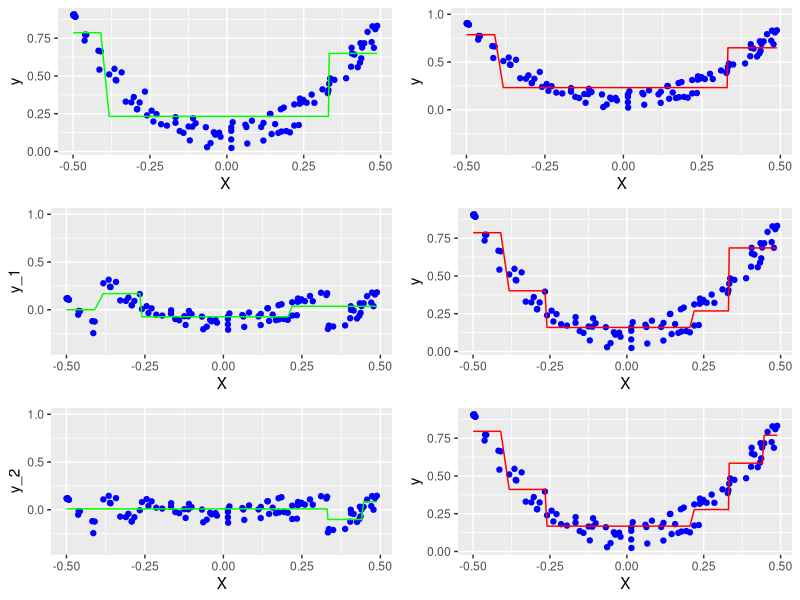

Source code (R): (Note: this script raises an error after producing the figure.)
## ---- chunk 1
library(tidyverse)
library(rpart)
library(caret)

set.seed(42)
X <- runif(100, 0, 1) - 0.5
y <- 3*X**2 + 0.05 * runif(100,0,4)

df <- cbind(X,y) %>% as_tibble()

rm(X,y)

## ---- chunk 2
tree_1 <- rpart(y~X, data=df, method='anova', control=list(cp=0.0000001, maxdepth=2))                

df <- df %>% mutate(h_1 = predict(tree_1, df),
                p_1 = h_1,
                y_1 = y - p_1)

## ---- chunk 3
tree_2 <- rpart(y_1~X, data=df, method='anova', control=list(cp=0.0000001, maxdepth=2))                
df <- df %>% mutate(h_2 = predict(tree_2, df),
                    p_2 = p_1 + h_2,
                    y_2 = y - p_2)
## ---- chunk 4
tree_3 <- rpart(y_2~X, data=df, method='anova', control=list(cp=0.0000001, maxdepth=2))                

df <- df %>% mutate(h_3 = predict(tree_3, df),
                    p_3 = p_2 + h_3,
                    y_3 = y - p_3)

tree_4 <- rpart(y_3~X, data=df, method='anova', control=list(cp=0.0000001, maxdepth=2))                

df <- df %>% mutate(h_4 = predict(tree_4, df),
                    p_4 = p_3 + h_4,
                    y_4 = y - p_4)

tree_5 <- rpart(y_4~X, data=df, method='anova', control=list(cp=0.0000001, maxdepth=2))                

df <- df %>% mutate(h_5 = predict(tree_5, df),
                    p_5 = p_4 + h_5,
                    y_5 = y - p_5)

tree_6 <- rpart(y_5~X, data=df, method='anova', control=list(cp=0.0000001, maxdepth=2))                

df <- df %>% mutate(h_6 = predict(tree_6, df),
                    p_6 = p_5 + h_6,
                    y_6 = y - p_6)

## ---- chunk 5
ggpubr::ggarrange(ncol=2, nrow=3,
                  ggplot(df) + 
                          geom_point(aes(x=X, y=y), color='blue') + 
                          geom_line(aes(x=X, y=h_1), color='green'),
                  ggplot(df) + 
                          geom_point(aes(x=X, y=y), color='blue') + 
                          geom_line(aes(x=X, y=p_1), color='red') +
                          scale_y_continuous(limits=c(-0.4,1)),
                  ggplot(df) + 
                          geom_point(aes(x=X, y=y_1), color='blue') + 
                          geom_line(aes(x=X, y=h_2), color='green') +
                          scale_y_continuous(limits=c(-0.4,1)),
                  ggplot(df) + 
                          geom_point(aes(x=X, y=y), color='blue') + 
                          geom_line(aes(x=X, y=p_2), color='red'),
                  ggplot(df) + 
                          geom_point(aes(x=X, y=y_2), color='blue') + 
                          geom_line(aes(x=X, y=h_3), color='green') +
                          scale_y_continuous(limits=c(-0.4,1)),
                  ggplot(df) + 
                          geom_point(aes(x=X, y=y), color='blue') + 
                          geom_line(aes(x=X, y=p_3), color='red')
)
## ---- chunk 6
trainControl <- trainControl(method='none')

gbm <- train(y~X, method='gbm',
             data=df,
             trControl=trainControl,
             tuneGrid=data.frame(n.trees=3,
                                 interaction.depth=3,
                                 shrinkage=1,
                                 n.minobsinnode=2)
)

gbm_slow <- train(y~X, method='gbm',
             data=df,
             trControl=trainControl,
             tuneGrid=data.frame(n.trees=200,
                                 interaction.depth=3,
                                 shrinkage=0.1,
                                 n.minobsinnode=2)
             )


## ---- chunk 7
df <- df %>% mutate(y_gbm=predict(gbm, df),
                    y_gbm_slow=predict(gbm_slow, df))

ggpubr::ggarrange(
ggplot(df) + 
        geom_point(aes(x=X, y=y), color='blue') + 
        geom_line(aes(x=X,y=y_gbm)) +
        labs(title='n.trees=3, shrinkage=1'),

ggplot(df) + 
        geom_point(aes(x=X, y=y), color='blue') + 
        geom_line(aes(x=X,y=y_gbm_slow)) +
        labs(title='n.trees=200, shrinkage=0.1')
)
